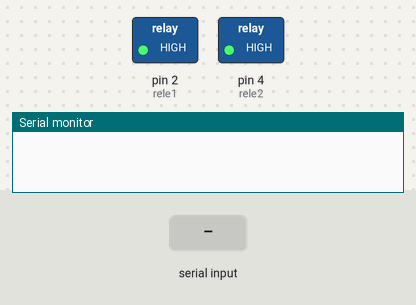
This sketch was run on a simulated Arduino Uno, built with avr-gcc and run on an emulated ATmega328P. Parts: switched loads named in the sketch (green lamp = pin HIGH), the last lines printed to the serial monitor. The inputs (shaded band) are chosen by the test bench.

Above: at 1.2 s.
1.3 s: "ativar_especial\n" received over Serial
At 2.5 s:
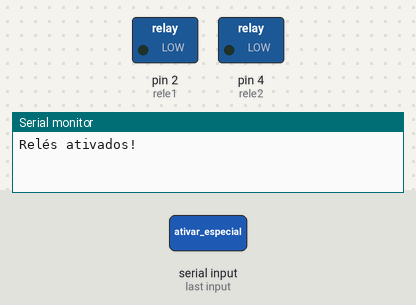
2.8 s: "desativar\n" received over Serial
At 3.6 s:
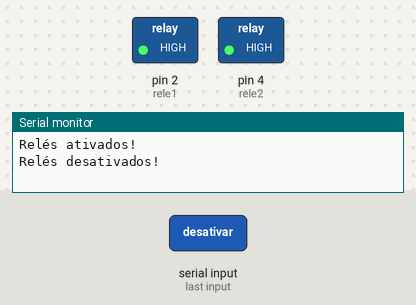
Timing chart, 0 to 5.8 s (numbered marks = the images above; inputs shaded):
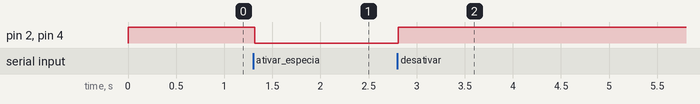

The sketch:

sketch_sep28a.ino
```cpp
#include <Arduino.h>

const int rele1 = 2;
const int rele2 = 4;

unsigned long lastActivationTime = 0;
bool isActive = false;
bool specialActivate = false;
bool specialDeactivate = false;

void setup() {
    Serial.begin(9600);
    pinMode(rele1, OUTPUT);
    pinMode(rele2, OUTPUT);

    // Desativa os relés ao iniciar
    digitalWrite(rele1, HIGH);
    digitalWrite(rele2, HIGH);
}

void loop() {
    if (Serial.available()) {
        String command = Serial.readStringUntil('\n');

        if (command.equals("ativar") && !isActive && !specialDeactivate) {
            // Verifica se já passaram 10 segundos desde a última ativação
            if (millis() - lastActivationTime >= 10000) {
                ativarRele();
            }
        } else if (command.equals("desativar") && isActive && (millis() - lastActivationTime >= 10000 || specialActivate)) {
            desativarRele();
        } else if (command.equals("ativar_especial")) {
            specialActivate = true;
            ativarRele();
        } else if (command.equals("desativar_especial")) {
            specialDeactivate = true;
            desativarRele();
        }
    }

    // Reseta o estado especial após a desativação
    if (isActive && (millis() - lastActivationTime >= 10000)) {
        specialActivate = false;
        specialDeactivate = false;
    }
}

void ativarRele() {
    digitalWrite(rele1, LOW);
    digitalWrite(rele2, LOW);
    isActive = true;
    lastActivationTime = millis();
    Serial.println("Relés ativados!");
}

void desativarRele() {
    digitalWrite(rele1, HIGH);
    digitalWrite(rele2, HIGH);
    isActive = false;
    Serial.println("Relés desativados!");
}
```

Measured:
- after the input at 1.3 s, pin 2 (rele1), pin 4 (rele2): HIGH → LOW at once
- after the input at 2.8 s, pin 2 (rele1), pin 4 (rele2): LOW → HIGH at once
